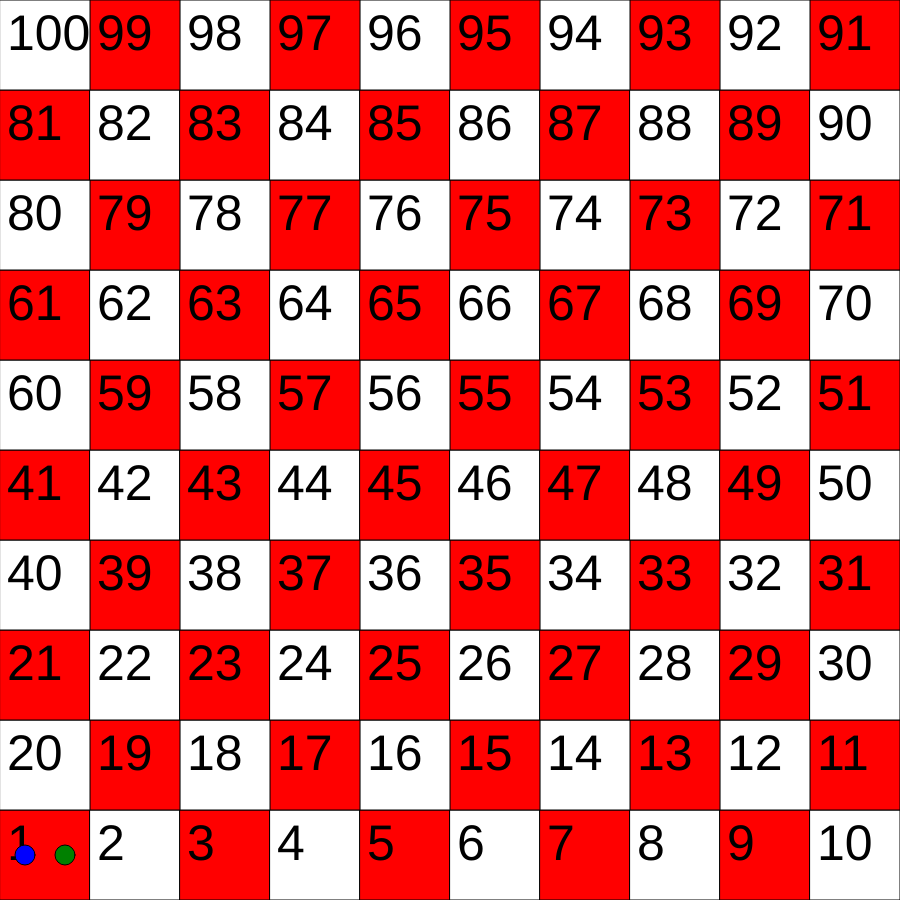
Frame 1 (no input)
Frame 60 (no input): identical to frame 1, image omitted
Frame 120 (the mouse pressed at the canvas centre since frame 60): identical to frame 1, image omitted

The p5.js sketch that drew this single still picture (run headless with seeded random() and noise() and a simulated clock; from frame 60 on, the mouse is pressed at the canvas centre):

// p5.js sketch
// ── sketch.js
var tiles = [] , tileSize = 90 , rows , column , x , y , dir=1, form , player1 , player2;

function setup() {
  createCanvas(900,900);
 
  rows = height/tileSize;
  column = width/tileSize;

  x=0;
  y=(rows-1)*tileSize;

  for (var j = 0; j <rows*column; j=j+1) 
  {
    tiles.push(new Tiles(x,y,tileSize,j+1,j));  

    x = x+tileSize*dir;

    if(x>=width || x<=-tileSize){
      dir = dir*-1
      y=y-tileSize;
      x=x+tileSize*dir;
    }
  }

  tiles[26].snake=8;
  tiles[46].snake=36;

 form = new Form();
 player1 = new Player();
 player1.getName("Player1");

 player2 = new Player();
 player2.getName("Player2");

}

function draw() {
  background(255,255,255); 

  for (var i = 0; i < tiles.length; i++) {
    tiles[i].display(tiles);   
  }
  

  form.display();
  player1.show(tiles,player1,player2);
  player2.show(tiles,player1,player2);
}


// ── Form.js
class Form {
constructor() {
    this.button = createButton("Dice");
    this.diceNumber1 = createElement("h1");
    this.player1Spot = createElement("h2");
    this.player2Spot = createElement("h2");
    this.blueColor = createElement("h3");
    this.greenColor = createElement("h3");
    this.i = 1;
}

display() {
  this.button.position(width+100,100);
  this.button.style('color', 'yellow');
  this.button.style('font-size', '100px');
  this.button.style('width', '220px');
  this.button.style('height', '200px');
  //this.button.style('background-color', 'green');

  var player1Score = player1.spot+1;
  var player2Score = player2.spot+1;

    this.player1Spot.html("Player1 : " + player1Score);
    this.player1Spot.position(width+500,200);
    this.player1Spot.style('font-size', '30px');

    this.player2Spot.html("Player2 : " + player2Score);
    this.player2Spot.position(width+500,250);
    this.player2Spot.style('font-size', '30px');

    this.blueColor.html(" (Blue)" );
    this.blueColor.position(width+660,205);
    this.blueColor.style('font-size', '25px');

    this.greenColor.html(" (Green)" );
    this.greenColor.position(width+660,255);
    this.greenColor.style('font-size', '25px');

  this.button.mousePressed(()=>{ 

   if(this.i===1){
    player1.roll();
    this.i=2;
   }else{
     player2.roll();
     this.i=1;
   }
  
    this.diceNumber1.html(player1.dicenumber);
    this.diceNumber1.position(width+500,50);
    this.diceNumber1.style('font-size', '80px');
  });
}

}
// ── Player.js
class Player {
    constructor() {
        this.spot = 0;
        this.playerName = null;
        this.dicenumber = 0;
        this.index = 1;
    }

    roll(){
      this.dicenumber = floor(random(1,7));
      var check = this.spot + this.dicenumber;
      if(check<=99){
          this.spot += this.dicenumber;
      }
    }

    getName(name) {
        this.playerName = name;

    }

    show(tiles,Player1,Player2){
        if(this.spot<=99){
            var current = tiles[this.spot];
            var center = current.getCenter();
            

            if(this.playerName === "Player1"){
                fill("blue");
            }else{
               fill("green");
            }   

            if(player1.spot===player2.spot){
                if(this.playerName === "Player1"){
                    ellipse(center[0]-20,center[1],20,20);
                }else{
                    ellipse(center[0]+20,center[1],20,20);
                }
            }else{
                ellipse(center[0],center[1],32,32); 
            }
        }
    }


}
// ── Tiles.js
class Tiles {
    constructor(x,y,wh,next,index) {
       this.x = x;
       this.y = y;
       this.wh = wh;
       this.next = next;
       this.index = index;
       this.snake = -1;
    }

    display(tiles) {
        if(this.index%2 ===0){
          fill("red");
        }else{
            fill("white");
        }
        rect(this.x , this.y , this.wh , this.wh);
        fill("black");
        textSize(50);
        text(this.next ,this.x+7 , this.y+50); 

        if(this.snake>=0){
            var myCenter = this.getCenter();
            var nextCenter = tiles[this.snake].getCenter();
            push();
            strokeWeight(8);
            stroke("green");
           // line(myCenter[0],myCenter[1],nextCenter[0],nextCenter[1]);
            pop();
        }
    }

    getCenter() {
        var cx = this.x+this.wh/2;
        var cy = this.y+this.wh/2;
        return[cx,cy];
    }
}
